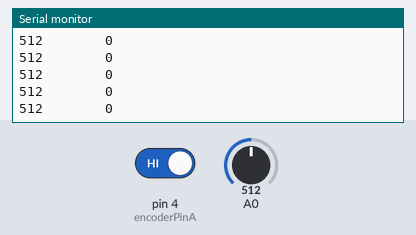
A sketch run on a simulated Arduino Uno, built with avr-gcc and run on an emulated ATmega328P. Shown: the last lines printed to the serial monitor. Inputs (shaded band) come from the test bench; at power-on: A0 = 512, pin 4 (encoderPinA) HIGH.

Above: at 1.2 s.
1.3 s: A0 set to 988
At 2.0 s:
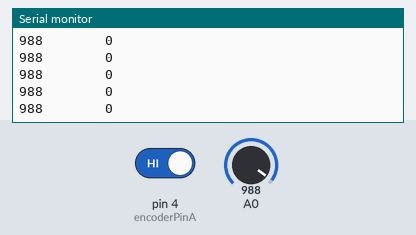
4.3 s: A0 set to 1014
At 4.8 s:
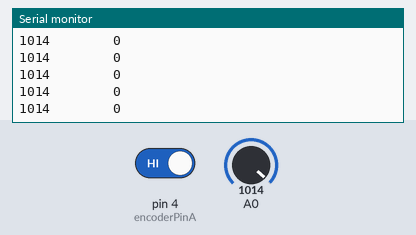
Timing chart, 0 to 7.3 s (numbered marks = the images above; inputs shaded):
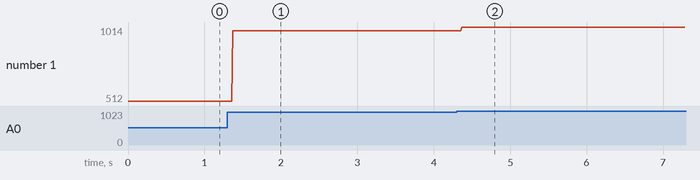

Measured:
- after the input at 1.3 s, the serial monitor: prints a new line after 0.07 s (image 1)
- after the input at 4.3 s, the serial monitor: prints a new line after 0.07 s (image 2)
- plotted number 1: 512 → 988 after the input at 1.3 s, 988 → 1014 after the input at 4.3 s

The sketch:

Microduino_rotary_encoder.ino
```cpp
const int encoderPinA = 4;
const int encoderPinB = 5;

int encoderPos;

boolean encoderALast = LOW;  // remembers the previous pin state

void setup()
{
  pinMode(encoderPinA,  INPUT_PULLUP);
  pinMode(encoderPinB,  INPUT_PULLUP);
  pinMode(A0,  INPUT_PULLUP);
  digitalWrite(encoderPinA, HIGH);
  digitalWrite(encoderPinB, HIGH);
  Serial.begin (9600);
}

void loop()
{
  int sensorValue = analogRead(A0);

  boolean encoderA = digitalRead(encoderPinA);
  if ((encoderALast == HIGH) && (encoderA == LOW))
  {
    if (digitalRead(encoderPinB) == LOW)
    {
      encoderPos--;
    }
    else
    {
      encoderPos++;
    }
  }
  encoderALast = encoderA;
  Serial.print(sensorValue);
  Serial.print("        ");
  Serial.println(encoderPos);
}
```
